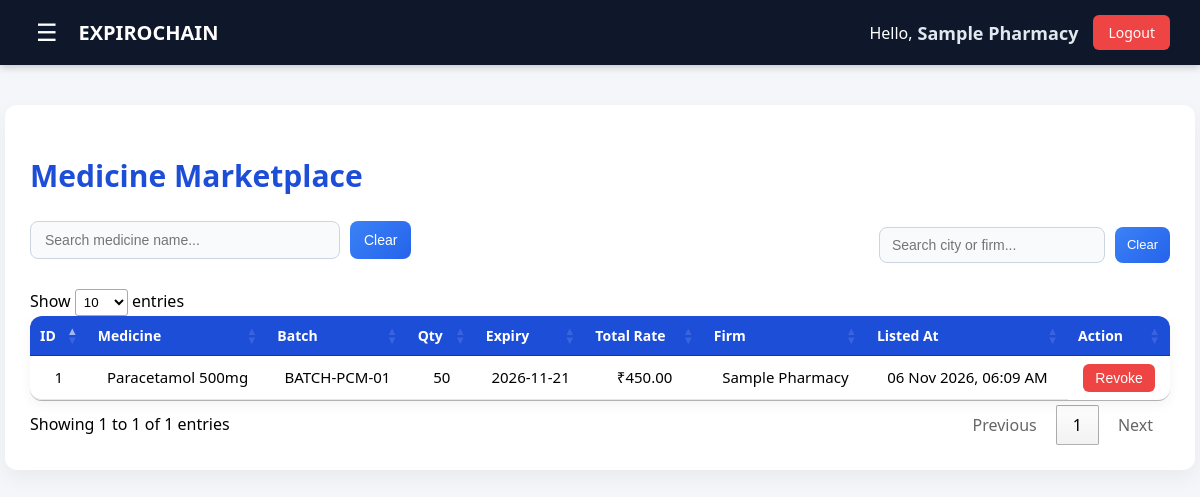
The page /user/marketplace.php (signed in) on the database its author committed.
### tables this page shows
CREATE TABLE `marketplace_listings` (
  `listing_id` INT(11) NOT NULL AUTO_INCREMENT,
  `stock_id` INT(11) DEFAULT NULL,
  `prod_name` VARCHAR(100) DEFAULT NULL,
  `batch_no` VARCHAR(50) DEFAULT NULL,
  `qty` INT(11) DEFAULT NULL,
  `total_rate` FLOAT NOT NULL,
  `exp_date` DATE DEFAULT NULL,
  `firm_id` INT(11) DEFAULT NULL,
  `firm_name` VARCHAR(150) DEFAULT NULL,
  `listed_at` DATETIME DEFAULT CURRENT_TIMESTAMP,
  `status` ENUM('Active', 'Sold', 'Removed') DEFAULT 'Active',
  PRIMARY KEY (`listing_id`),
  INDEX `idx_firm_id` (`firm_id`),
  INDEX `idx_status` (`status`),
  INDEX `idx_exp_date` (`exp_date`)
);

### user/marketplace.php (the view, shortened to what this page needs)
<?php
require_once __DIR__ . '/../dbconnect.php';
$user_id = $_SESSION['user_id'];
$query = "SELECT * FROM marketplace_listings
          WHERE status='Active'
          ORDER BY exp_date ASC";
$result = mysqli_query($conn, $query);
$requested = [];
?>
<!DOCTYPE html>
<html lang="en">
<head>
    <link rel="stylesheet" href="https://cdn.datatables.net/1.13.4/css/jquery.dataTables.min.css">
    <link rel="stylesheet" href="../css/home.css">
    <link rel="stylesheet" href="css/marketplace.css">
    <link rel="stylesheet" href="css/expiry_tracker.css">
</head>
<body>
    <?php include "layout.php"; ?>
    <div class="marketplace-container">
        <h2 class="market-title">Medicine Marketplace</h2>
        <div class="search-container">
            <div class="product-search">
                <input type="text" id="medicineSearch" class="main-search" placeholder="Search medicine name...">
                <button class="search-btn" onclick="clearMedicine()">Clear</button>
            </div>
            <div class="firm-search">
                <input type="text" id="firmSearch" class="secondary-search" placeholder="Search city or firm...">
                <button class="search-btn small-btn" onclick="clearFirm()">Clear</button>
            </div>
        </div>
        <table id="marketTable" class="data-table">
            <thead>
                <tr>
                    <th>ID</th>
                    <th>Medicine</th>
                    <th>Batch</th>
                    <th>Qty</th>
                    <th>Expiry</th>
                    <th>Total Rate</th>
                    <th>Firm</th>
                    <th>Listed At</th>
                    <th>Action</th>
                </tr>
            </thead>
            <tbody>
                <?php if (mysqli_num_rows($result) > 0) {
                    $sr = 1;
                    while ($row = mysqli_fetch_assoc($result)) {
                ?>
                        <tr>
                            <td><?php echo $sr++; ?></td>
                            <td><?php echo htmlspecialchars($row['prod_name']); ?></td>
                            <td><?php echo htmlspecialchars($row['batch_no']); ?></td>
                            <td><?php echo (int)$row['qty']; ?></td>
                            <td>
                                <?php echo ($row['exp_date'] == "0000-00-00") ? "-" : $row['exp_date']; ?>
                            </td>
                            <td>₹<?php echo number_format((float)$row['total_rate'], 2); ?></td>
                            <td><?php echo htmlspecialchars($row['firm_name']); ?></td>
                            <td><?php echo date("d M Y, h:i A", strtotime($row['listed_at'])); ?></td>
                            <td>
                                <?php if ($row['firm_id'] == $user_id) { ?>
                                    <form action="revoke_listing.php" method="POST" onsubmit="return confirm('Revoke this listing?');">
                                        <button class="revoke-btn">
                                            Revoke
                                        </button>
                                    </form>
                                <?php } elseif (in_array($row['listing_id'], $requested)) { ?>
                                    <button class="requested-btn" disabled>
                                        Requested
                                    </button>
                                <?php } ?>
                            </td>
                        </tr>
                    <?php }
                } ?>
            </tbody>
        </table>
    </div>
</body>
</html>

### css/home.css (style rules this page uses)
body { margin: 0; font-family: 'Segoe UI', sans-serif; background: #f4f6f9; }

### user/css/marketplace.css (style rules this page uses)
body { font-family: 'Segoe UI', Arial, sans-serif; background: #f4f6f9; margin: 0; padding: 0; }
.marketplace-container { width: 95%; max-width: 1500px; margin: 40px auto; background: white; padding: 25px; border-radius: 12px; box-shadow: 0 8px 20px rgba(0, 0, 0, 0.05); }
.market-title { font-size: 30px; color: #1d4ed8; font-weight: 700; margin-bottom: 25px; }
.search-container { display: flex; justify-content: space-between; align-items: center; flex-wrap: wrap; margin-bottom: 20px; }
.product-search { display: flex; gap: 10px; margin-bottom: 10px; }
.firm-search { display: flex; gap: 10px; }
.main-search { padding: 10px 14px; border: 1px solid #cbd5e1; border-radius: 8px; font-size: 14px; background: #f8fafc; width: 280px; }
.secondary-search { padding: 9px 12px; border: 1px solid #cbd5e1; border-radius: 8px; font-size: 14px; background: #f8fafc; width: 200px; }
.search-btn { background: linear-gradient(135deg, #3b82f6, #2563eb); color: white; padding: 9px 14px; border: none; border-radius: 8px; cursor: pointer; font-size: 14px; transition: all .2s ease; }
.small-btn { padding: 8px 12px; font-size: 13px; }
.data-table { width: 100%; border-collapse: separate; border-spacing: 0; border-radius: 12px; overflow: hidden; background: white; box-shadow: 0 4px 12px rgba(0, 0, 0, 0.05); }
.data-table thead { background: #1d4ed8; color: white; }
.data-table thead th { padding: 13px; text-align: center; font-size: 14px; font-weight: 500; }
.data-table thead th:first-child { border-top-left-radius: 10px; }
.data-table thead th:last-child { border-top-right-radius: 10px; }
.data-table tbody td { padding: 12px; text-align: center; font-size: 15px; border-bottom: 1px solid #e2e8f0; }
.data-table tbody tr:last-child td:first-child { border-bottom-left-radius: 12px; }
.data-table tbody tr:last-child td:last-child { border-bottom-right-radius: 12px; border-bottom: none; }
.revoke-btn { background: #ef4444; color: white; padding: 6px 12px; border: none; border-radius: 6px; cursor: pointer; font-size: 14px; }

### user/css/expiry_tracker.css (style rules this page uses)
.revoke-btn { background: #ef4444; color: white; padding: 6px 12px; border: none; border-radius: 6px; cursor: pointer; font-size: 14px; }

### rows shown on the page
marketplace_listings: prod_name "Paracetamol 500mg", batch_no "BATCH-PCM-01", qty "50", exp_date "2026-11-21", total_rate "450.00", firm_name "Sample Pharmacy", listed_at "06 Nov 2026, 06:09 AM"

### other values the page prints
$firm_name "Sample Pharmacy"
